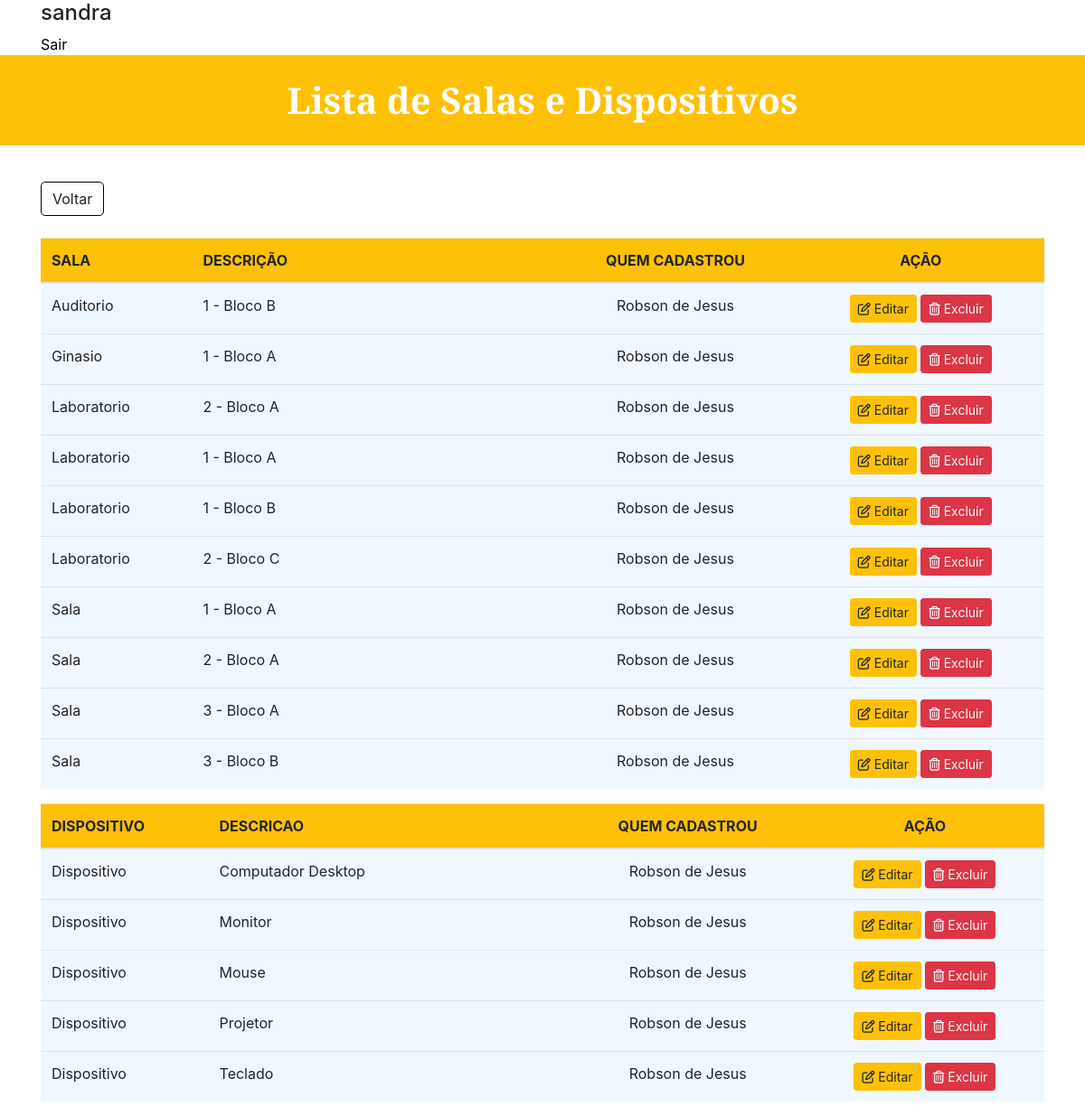
The page /Chamado/listar_sala_disp.php (signed in) on the database its author committed.
### tables this page shows
CREATE TABLE tb_item (
  id_item int(11) NOT NULL,
  tipo_item varchar(75) NOT NULL,
  dat_realizacao DATE NOT NULL,
  descricao_item varchar(300) NOT NULL,
  quem_cadastrou varchar(50) NOT NULL
);

### Chamado/listar_sala_disp.php (the view, shortened to what this page needs)
<!DOCTYPE html>
<html>
<head>
	<link rel="stylesheet" href="https://stackpath.bootstrapcdn.com/bootstrap/4.4.1/css/bootstrap.min.css">
</head>
<body>
	<div class="container">
		<h4><?php echo $_SESSION['login'];?></h4>
		<a style="color: black;" id="formLogin" href="logout.php">Sair</a>
	</div>
	<h1 id="formTitulo">Lista de Salas e Dispositivos</h1>
	<div class="container" style="margin-top: 40px">
		<div style="text-align: left;">
		 		<a href="menu.php" role="button" class="btn" style="border-radius: 1px; border-color: black; border-radius: 5px;">Voltar</a>
		 	</div>
		<br>
		<table class="table">
		  <thead style="background-color: #ffc107;">
		    <tr>
		      <th scope="col">SALA</th>
		      <th scope="col" style="width: 400px;">DESCRIÇÃO</th>
		      <th scope="col"><center>QUEM CADASTROU</center></th>
		      <th scope="col"><center>AÇÃO</center></th>
		    </tr>
		  </thead>
		  <tbody>
		    	<?php
		    		include 'conexao.php';
		    		$sql = "SELECT * FROM `tb_item` WHERE tipo_item != 'dispositivo' ORDER BY tipo_item ASC";
		    		$busca = mysqli_query($conexao,$sql);
		    		while ($array = mysqli_fetch_array($busca)) {
		    			$id_sala 			=	$array['id_item'];
		    			$sala				=	$array['tipo_item'];
		   				$descricao_sala		=	$array['descricao_item'];
		   				$responsavel		=	$array['quem_cadastrou'];
		    		?>
					<tr>
		      		<td style="background-color: #F0F8FF;"><?php echo $sala 			 						?></td>
		      		<td style="background-color: #F0F8FF;" style="width: 400px;"><?php echo $descricao_sala		?></td>
		      		<td style="background-color: #F0F8FF;"><center><?php echo $responsavel			 					?></center></td>
		      		<td style="background-color: #F0F8FF;"><center>
		      			<a class="btn btn-warning btn-sm" href="editar_sala_disp.php?id_sala=<?php echo $id_sala ?>" role="button"><i class="far fa-edit"></i>&nbsp;Editar</a>
		      			<a class="btn btn-danger btn-sm" style="color:#fff" href="_deletar_sala_disp.php?id_sala=<?php echo $id_sala ?>" role="button"><i class="far fa-trash-alt"></i>&nbsp;Excluir</a>
		      		</center></td>
		      	<?php } ?>
		    </tr>
		  </tbody>
	</div>
	<div class="container">
		<table class="table">
		  <thead style="background-color: #ffc107;">
		    <tr>
		      <th scope="col">DISPOSITIVO</th>
		      <th scope="col" style="width: 400px;">DESCRICAO</th>
		      <th scope="col"><center>QUEM CADASTROU</center></th>
		      <th scope="col"><center>AÇÃO</center></th>
		    </tr>
		  </thead>
		  <tbody>
		    	<?php
		    		include 'conexao.php';
		    		$sql = "SELECT * FROM `tb_item` WHERE tipo_item = 'dispositivo' ORDER BY descricao_item ASC";
		    		$busca = mysqli_query($conexao,$sql);
		    		while ($array = mysqli_fetch_array($busca)) {
		    			$id_sala 			=	$array['id_item'];
		    			$sala				=	$array['tipo_item'];
		   				$descricao_sala		=	$array['descricao_item'];
		   				$responsavel1		=	$array['quem_cadastrou'];
		    		?>
					<tr>
		      		<td style="background-color: #F0F8FF;"><?php echo $sala 		 							?></td>
		      		<td style="background-color: #F0F8FF;" style="width: 400px;"><?php echo $descricao_sala		?></td>
		 			<td style="background-color: #F0F8FF;"><center><?php echo $responsavel1				 		 		?></center></td>
		      		<td style="background-color: #F0F8FF;"><center>
		      			<a class="btn btn-warning btn-sm" href="editar_sala_disp.php?id_sala=<?php echo $id_sala ?>" role="button"><i class="far fa-edit"></i>&nbsp;Editar</a>
		      			<a class="btn btn-danger btn-sm" style="color:#fff" href="_deletar_sala_disp.php?id_sala=<?php echo $id_sala ?>" role="button"><i class="far fa-trash-alt"></i>&nbsp;Excluir</a>
		      		</center></td>
		      	<?php } ?>
		    </tr>
		  </tbody>
	</div>
</body>
</html>

### Chamado/listar_sala_disp.php (style rules this page uses)
#formTitulo { margin-top: 0px; background-color: #ffc107; color: #ffffff; align-items: center; justify-content: center; border-radius: 0px; font-weight: bold; font-family: 'Libre Baskerville', serif; height: 100px; display: flex; }

### rows shown on the page
tb_item: tipo_item "Auditorio", descricao_item "1 - Bloco B", quem_cadastrou "Robson de Jesus"
tb_item: tipo_item "Ginasio", descricao_item "1 - Bloco A", quem_cadastrou "Robson de Jesus"
tb_item: tipo_item "Laboratorio", descricao_item "2 - Bloco A", quem_cadastrou "Robson de Jesus"
tb_item: tipo_item "Laboratorio", descricao_item "1 - Bloco A", quem_cadastrou "Robson de Jesus"
tb_item: tipo_item "Laboratorio", descricao_item "1 - Bloco B", quem_cadastrou "Robson de Jesus"
tb_item: tipo_item "Laboratorio", descricao_item "2 - Bloco C", quem_cadastrou "Robson de Jesus"
tb_item: tipo_item "Sala", descricao_item "1 - Bloco A", quem_cadastrou "Robson de Jesus"
tb_item: tipo_item "Sala", descricao_item "2 - Bloco A", quem_cadastrou "Robson de Jesus"
tb_item: tipo_item "Sala", descricao_item "3 - Bloco A", quem_cadastrou "Robson de Jesus"
tb_item: tipo_item "Sala", descricao_item "3 - Bloco B", quem_cadastrou "Robson de Jesus"
tb_item: tipo_item "Dispositivo", descricao_item "Computador Desktop", quem_cadastrou "Robson de Jesus"
tb_item: tipo_item "Dispositivo", descricao_item "Monitor", quem_cadastrou "Robson de Jesus"
tb_item: tipo_item "Dispositivo", descricao_item "Mouse", quem_cadastrou "Robson de Jesus"
tb_item: tipo_item "Dispositivo", descricao_item "Projetor", quem_cadastrou "Robson de Jesus"
tb_item: tipo_item "Dispositivo", descricao_item "Teclado", quem_cadastrou "Robson de Jesus"

### other values the page prints
$_SESSION['login'] "sandra"
